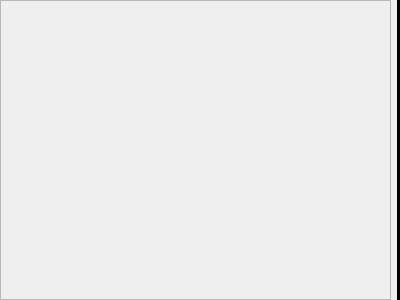
<?xml version="1.0" encoding="UTF-8"?>
<ui version="4.0">
 <class>MainPage</class>
 <widget class="QWidget" name="MainPage">
  <property name="geometry">
   <rect>
    <x>0</x>
    <y>0</y>
    <width>400</width>
    <height>300</height>
   </rect>
  </property>
  <property name="windowTitle">
   <string>Form</string>
  </property>
  <layout class="QHBoxLayout" name="horizontalLayout">
   <property name="leftMargin">
    <number>0</number>
   </property>
   <property name="topMargin">
    <number>0</number>
   </property>
   <property name="rightMargin">
    <number>0</number>
   </property>
   <property name="bottomMargin">
    <number>0</number>
   </property>
   <item>
    <widget class="QFrame" name="viewport">
     <property name="sizePolicy">
      <sizepolicy hsizetype="MinimumExpanding" vsizetype="MinimumExpanding">
       <horstretch>0</horstretch>
       <verstretch>0</verstretch>
      </sizepolicy>
     </property>
     <property name="minimumSize">
      <size>
       <width>300</width>
       <height>0</height>
      </size>
     </property>
     <property name="frameShape">
      <enum>QFrame::StyledPanel</enum>
     </property>
     <property name="frameShadow">
      <enum>QFrame::Raised</enum>
     </property>
     <layout class="QHBoxLayout" name="horizontalLayout_3">
      <property name="leftMargin">
       <number>6</number>
      </property>
      <property name="topMargin">
       <number>6</number>
      </property>
      <property name="rightMargin">
       <number>6</number>
      </property>
      <property name="bottomMargin">
       <number>6</number>
      </property>
     </layout>
    </widget>
   </item>
   <item>
    <widget class="Line" name="line">
     <property name="frameShadow">
      <enum>QFrame::Plain</enum>
     </property>
     <property name="lineWidth">
      <number>3</number>
     </property>
     <property name="midLineWidth">
      <number>2</number>
     </property>
     <property name="orientation">
      <enum>Qt::Vertical</enum>
     </property>
    </widget>
   </item>
  </layout>
 </widget>
 <resources/>
 <connections/>
</ui>
